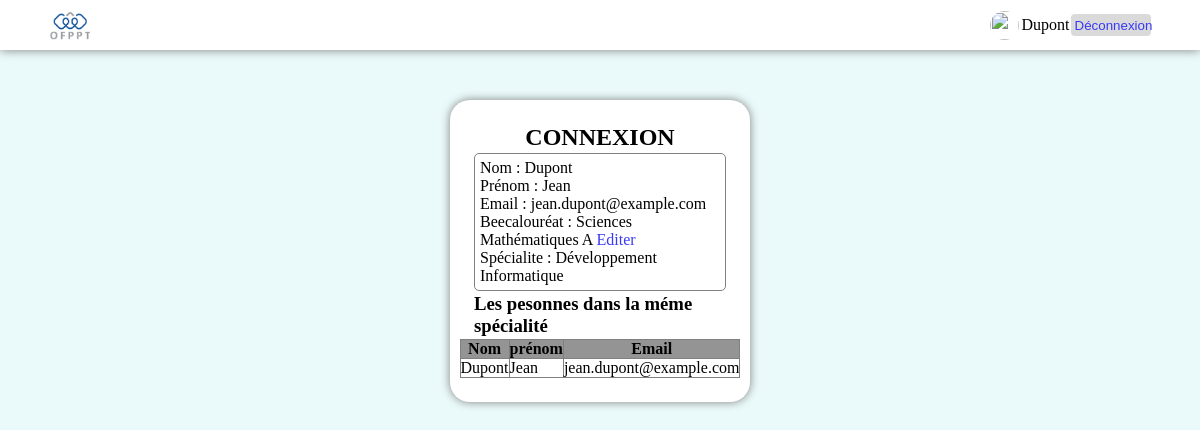
The app's page /index.php (signed in) with its own data.
### tables this page shows
create table stagiaire(
    id int primary key AUTO_INCREMENT,
    nom VARCHAR(50) NOT NULL,
    prenom VARCHAR(50) not null,
    email VARCHAR(150) not null,
    img VARCHAR(300) not null,
    id_bac int,
    id_Specialite int,
    pas VARCHAR(300) NOT NULL ,
    FOREIGN KEY(id_bac) REFERENCES Baccalaureat(id_bac),
    FOREIGN KEY(id_Specialite) REFERENCES Specialite(id_Specialite)
);

### index.php (the view, shortened to what this page needs)
<!DOCTYPE html>
<html lang="en">
<head>
    <link rel="stylesheet" href="style.css">
</head>
<body>
   <section>
    <?php require_once("header.php") ?>
    <div id="container1">
        <h2 id="titr1">CONNEXION</h2>
        <div id="info2">
        <p>Nom : <?= $_SESSION["nom"] ?></p>
        <p>Prénom : <?= $_SESSION["prenom"] ?></p>
        <p>Email : <?= $_SESSION["email"] ?></p>
        <p>Beecalouréat : <?= $_SESSION["bacname"] ?> <a href="Editer.php?id=<?= $_SESSION["id"] ?>">Editer</a></p>
        <p>Spécialite : <?= $_SESSION["Specialitenom"] ?> </p>
        </div>
        <h3>Les pesonnes dans la méme spécialité</h3>
        <table border="1">
            <tr>
                <th>Nom</th>
                <th>prénom</th>
                <th>Email</th>
            </tr>
            <?php
                require_once("connection.php");
                $idsp = $_SESSION["id_Specialite"];
                $sqltout = "SELECT * FROM stagiaire WHERE id_Specialite = $idsp ";
                $data = $con->query($sqltout);
                while($dt = $data->fetch_object()):
            ?>
            <tr>
                <td><?= $dt->nom ?></td>
                <td><?= $dt->prenom ?></td>
                <td><?= $dt->email ?></td>
            </tr>
        <?php endwhile ?>
        </table>
    </div>
    </section>
</body>
</html>

### style.css (style rules this page uses)
* { margin: 0; padding: 0; box-sizing: border-box; }
section { width: 100%; height: 100vh; display: flex; flex-direction: column; align-items: center; gap: 50px; background-color: rgb(234, 250, 250); }
#container1 { background-color: white; border-radius: 20px; box-shadow: 0 0 10px grey; padding: 2%; display: flex; flex-direction: column; justify-content: center; align-items: center; gap: 2px; width: 25%; }
a { text-decoration: none; color: rgb(56, 56, 248); cursor: pointer; }
#info2 { width: 100%; flex-direction: column; align-items: center; gap: 2px; padding: 2%; border: solid gray 1px; border-radius: 5px; }
table { border-collapse: collapse; width: 100%; }
th { background-color: rgb(148, 148, 148); }
#titr1 { text-align: center; }

### records on screen
stagiaire: nom "Dupont", prenom "Jean", email "jean.dupont@example.com"

### other values on screen
$user "Dupont"
$_SESSION["nom"] "Dupont"
$_SESSION["prenom"] "Jean"
$_SESSION["email"] "jean.dupont@example.com"
$_SESSION["bacname"] "Sciences Mathématiques A"
$_SESSION["Specialitenom"] "Développement Informatique"
